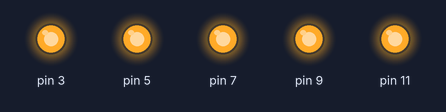
A sketch run on a simulated Arduino Uno, built with avr-gcc and run on an emulated ATmega328P. Parts: output pins drawn as LEDs (lit = HIGH).

Above: at 0.5 s.
At 3.5 s:
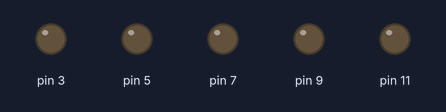
Timing chart, 0 to 4.6 s (numbered marks = the images above):
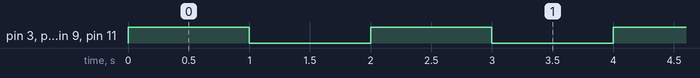

Measured:
- by itself, pin 3, pin 5, pin 7, pin 9, pin 11: alternates HIGH for 1.0 s and LOW for 1.0 s

The sketch:

Code_2b_multiple_led.ino
```cpp
void setup()
{
  pinMode(3, OUTPUT); pinMode(5, OUTPUT); pinMode(7, OUTPUT);
  pinMode(9, OUTPUT); pinMode(11, OUTPUT);
}

void loop()
{
  digitalWrite(3, HIGH); digitalWrite(5, HIGH); digitalWrite(7, HIGH);
  digitalWrite(9, HIGH); digitalWrite(11, HIGH); delay(1000);
  digitalWrite(3, LOW); digitalWrite(5, LOW); digitalWrite(7, LOW);
  digitalWrite(9, LOW); digitalWrite(11, LOW); delay(1000);
}
```
